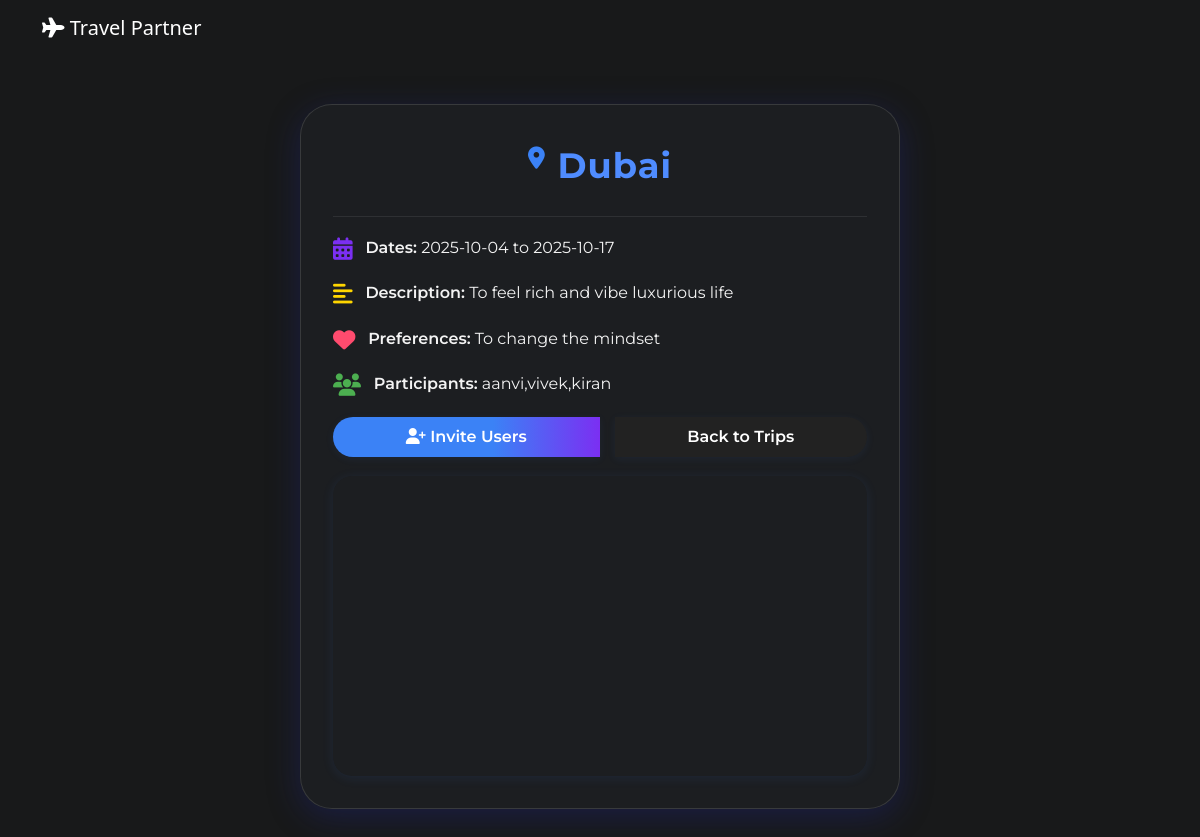
The page /trip/1 on the database its author committed.
### app.py (models this page shows, shortened)
class Trip(db.Model):
    trip_id = db.Column(db.Integer, primary_key=True)
    creator = db.Column(db.String(80), nullable=False)
    destination = db.Column(db.String(200), nullable=False)
    start_date = db.Column(db.String(50), nullable=False)
    end_date = db.Column(db.String(50), nullable=False)
    description = db.Column(db.Text)
    preferences = db.Column(db.String(300))
    participants = db.Column(db.String(500)) # Comma-separated list of usernames
    latitude = db.Column(db.Float)  # Added for map accuracy
    longitude = db.Column(db.Float) # Added for map accuracy

### app.py (the view)
@app.route('/trip/<int:trip_id>')
def trip_details(trip_id):
    trip = Trip.query.filter_by(trip_id=trip_id).first()
    if not trip:
        return "Trip not found", 404
    return render_template('trip_details.html', trip=trip.__dict__)

### app.py (called while the page is built)
@app.before_request
def update_last_seen():
    if 'username' in session:
        user = User.query.filter_by(username=session['username']).first()
        if user:
            user.last_seen = datetime.utcnow()
            db.session.commit()

@app.context_processor
def inject_profile_pic_version():
    version = None
    if 'username' in session:
        user = User.query.filter_by(username=session['username']).first()
        if user and user.profile_pic_updated_at:
            version = int(user.profile_pic_updated_at.timestamp())
    if not version:
        from datetime import datetime
        version = int(datetime.utcnow().timestamp())
    return {'profile_pic_version': version}

### templates/trip_details.html (shortened to what this page needs)
<!DOCTYPE html>
<html>
<head>
    <link href="https://cdn.jsdelivr.net/npm/bootstrap@5.3.2/dist/css/bootstrap.min.css" rel="stylesheet">
    <link rel="stylesheet" href="https://unpkg.com/leaflet/dist/leaflet.css" />
    <link rel="stylesheet" href="https://cdnjs.cloudflare.com/ajax/libs/font-awesome/6.4.0/css/all.min.css">
    <link rel="stylesheet" href="{{ url_for('static', filename='css/style.css') }}">
</head>
<body class="bg-dark">
    {% include 'navbar.html' %}
    <div class="container">
      <div class="advanced-trip-card">
        <div class="section" style="justify-content:center;">
          <i class="fa fa-map-marker-alt fa-2x" style="color:#3b82f6;"></i>
          <h2>{{ trip.destination|capitalize }}</h2>
        </div>
        <div class="divider"></div>
        <div class="section">
          <i class="fa fa-calendar-alt" style="color:#7b2ff2;"></i>
          <div>
            <span style="font-weight:600;">Dates:</span>
            {{ trip.start_date }} to {{ trip.end_date }}
          </div>
        </div>
        <div class="section">
          <i class="fa fa-align-left" style="color:#ffd600;"></i>
          <div>
            <span style="font-weight:600;">Description:</span>
            {{ trip.description }}
          </div>
                        </div>
        <div class="section">
          <i class="fa fa-heart" style="color:#ff4b6e;"></i>
          <div>
            <span style="font-weight:600;">Preferences:</span>
            {{ trip.preferences }}
                    </div>
                </div>
        <div class="section">
          <i class="fa fa-users" style="color:#4caf50;"></i>
          <div>
            <span style="font-weight:600;">Participants:</span>
            {{ trip.participants }}
            </div>
        </div>
        <div class="btn-group">
          <a href="{{ url_for('invite_page', trip_id=trip.trip_id) }}" class="btn">
            <i class="fa fa-user-plus"></i> Invite Users
          </a>
          <a href="{{ url_for('list_trips') }}" class="btn" style="background:#23272b; color:#fff;">Back to Trips</a>
        </div>
        <div id="tripMap"></div>
        </div>
    </div>
</body>
</html>

### static/css/style.css (style rules this page uses)
:root { --primary: #4f8cff; --accent: #ffb347; --background: #181a20; --text: #e0e0e0; }
body { font-family: 'Segoe UI', Arial, sans-serif; background: var(--background); color: var(--text); margin: 0; padding: 0; }
body, .bg-dark { background-color: #18191a !important; color: #e0e0e0 !important; }
a, a:visited { color: #90caf9; }
.btn, .btn-primary, .btn-secondary, .btn-ig { background-color: #222 !important; color: #fff !important; border: none; }
h1, h2 { color: var(--primary); text-align: center; }
a { color: var(--primary); text-decoration: none; }

### templates/trip_details.html (style rules this page uses)
.advanced-trip-card { max-width: 600px; margin: 3rem auto; background: rgba(30, 32, 36, 0.85); border-radius: 2rem; box-shadow: 0 8px 32px 0 rgba(31, 38, 135, 0.37); backdrop-filter: blur(8px); -webkit-backdrop-filter: blur(8px); border: 1px solid rgba(255,255,255,0.12); padding: 2.5rem 2rem 2rem 2rem; font-family: 'Montserrat', sans-serif; color: #f3f3f3; }
.advanced-trip-card h2 { font-weight: 700; font-size: 2.2rem; margin-bottom: 0.5rem; letter-spacing: 1px; }
.advanced-trip-card .section { margin-bottom: 1.3rem; display: flex; align-items: flex-start; gap: 0.8rem; }
.advanced-trip-card .section i { font-size: 1.4rem; margin-top: 2px; }
.advanced-trip-card .divider { border-bottom: 1px solid rgba(255,255,255,0.08); margin: 1.2rem 0; }
.advanced-trip-card .btn-group { margin-bottom: 1.2rem; display: flex; gap: 1rem; }
.advanced-trip-card .btn { border-radius: 1.5rem; padding: 0.5rem 1.3rem; font-weight: 600; border: none; background: linear-gradient(90deg, #3b82f6 60%, #7b2ff2 100%); color: #fff; transition: background 0.2s, box-shadow 0.2s; box-shadow: 0 2px 8px rgba(59,130,246,0.08); cursor: pointer; font-size: 1rem; }
#tripMap { height: 300px; border-radius: 1.2rem; overflow: hidden; margin-top: 1.2rem; box-shadow: 0 2px 12px rgba(59,130,246,0.10); }

### rows shown on the page
Trip: destination "Dubai", start_date "2025-10-04", end_date "2025-10-17", description "To feel rich and vibe luxurious life", preferences "To change the mindset", participants "aanvi,vivek,kiran"
